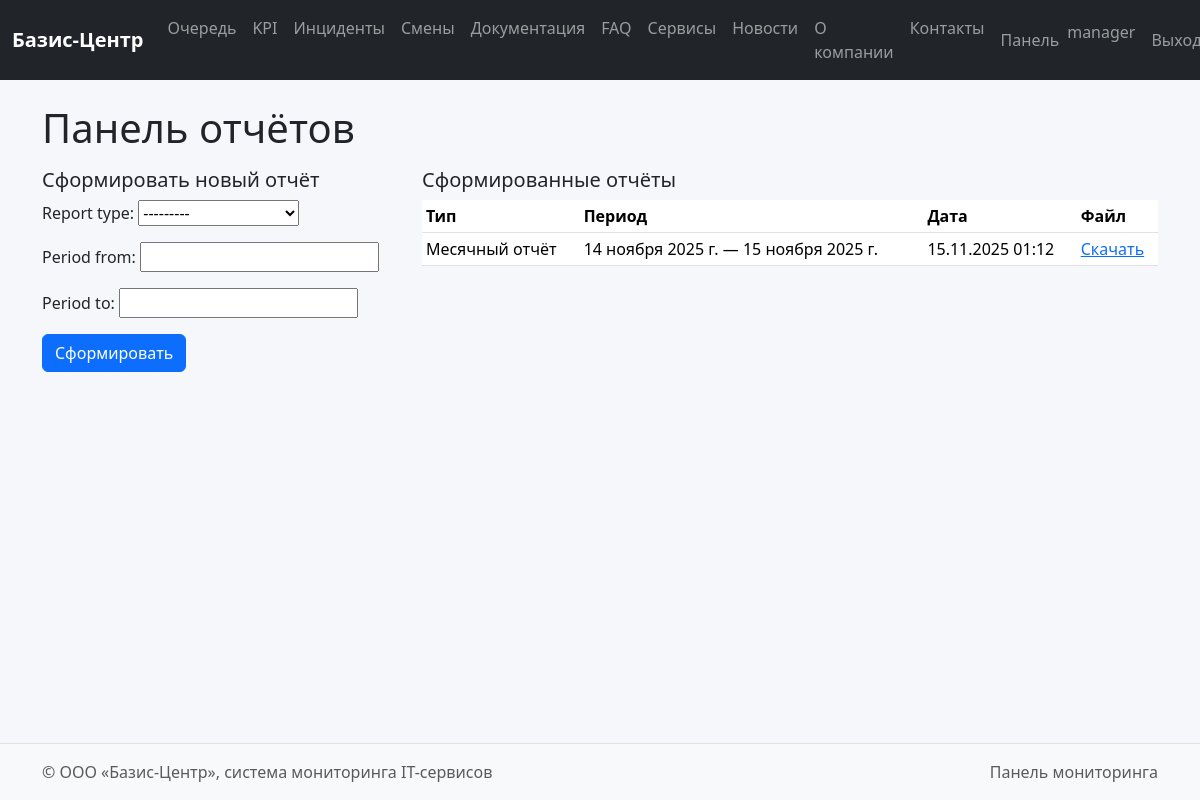
Screenshot of /dashboard/reports/ (signed in) with the database file from the repository.
### dashboard/models.py (models this page shows, shortened)
class Report(models.Model):
    REPORT_TYPES = [
        ('monthly', 'Месячный отчёт'),
        ('weekly', 'Недельный отчёт'),
        ('daily', 'Дневной отчёт'),
    ]
    report_type = models.CharField(max_length=50, choices=REPORT_TYPES)
    period_from = models.DateField()
    period_to = models.DateField()
    file = models.FileField(upload_to='reports/')
    created_at = models.DateTimeField(auto_now_add=True)
    author = models.ForeignKey(User, on_delete=models.SET_NULL, null=True)

### dashboard/views.py (the view)
# urls.py: path('reports/', views.reports_panel, name='reports_panel'),
@login_required
def reports_panel(request):
    ensure_sample_data()
    role = get_role(request.user)
    if role not in ['admin', 'manager']:
        return HttpResponseForbidden('Доступ запрещён.')
    if request.method == 'POST':
        form = ReportForm(request.POST)
        if form.is_valid():
            report = form.save(commit=False)
            report.author = request.user
            try:
                from docx import Document as DocxDocument
                doc = DocxDocument()
                doc.add_heading('Отчёт по сервисам', level=1)
                doc.add_paragraph(f"Тип: {report.get_report_type_display()}")
                doc.add_paragraph(f"Период: {report.period_from} – {report.period_to}")
                path_dir = settings.MEDIA_ROOT / 'reports'
                os.makedirs(path_dir, exist_ok=True)
                filename = f"report_{report.report_type}_{report.period_from}_{report.period_to}.docx"
                full_path = path_dir / filename
                doc.save(full_path)
                report.file.name = f"reports/{filename}"
            except Exception:
                path_dir = settings.MEDIA_ROOT / 'reports'
                os.makedirs(path_dir, exist_ok=True)
                filename = f"report_{report.report_type}_{report.period_from}_{report.period_to}.txt"
                full_path = path_dir / filename
                with open(full_path, 'w', encoding='utf8') as f:
                    f.write('Отчёт по сервисам\n')
                    f.write(f"Тип: {report.get_report_type_display()}\n")
                    f.write(f"Период: {report.period_from} – {report.period_to}\n")
                report.file.name = f"reports/{filename}"
            report.save()
            return redirect('dashboard:reports_panel')
    else:
        form = ReportForm()
    reports = Report.objects.order_by('-created_at')
    return render(request, 'dashboard/reports_panel.html', {'reports': reports, 'form': form})

### dashboard/forms.py
class ReportForm(forms.ModelForm):
    class Meta:
        model = Report
        fields = ['report_type', 'period_from', 'period_to']

### dashboard/views.py (called while the page is built, shortened)
def get_role(user):
    profile = getattr(user, 'profile', None)
    if profile:
        return profile.role
    if user.is_superuser:
        return 'admin'
    return 'client'

def ensure_sample_data():
    admin = User.objects.filter(username='admin').first()
    manager = User.objects.filter(username='manager').first()
    client = User.objects.filter(username='client').first()

### templates/dashboard/reports_panel.html (shortened to what this page needs)
{% extends 'base.html' %}
{% block content %}
<h1 class="mb-3">Панель отчётов</h1>
<div class="row">
  <div class="col-md-4">
    <h5>Сформировать новый отчёт</h5>
    <form method="post">
      {{ form.as_p }}
      <button class="btn btn-primary">Сформировать</button>
    </form>
  </div>
  <div class="col-md-8">
    <h5>Сформированные отчёты</h5>
    <table class="table table-sm">
      <thead><tr><th>Тип</th><th>Период</th><th>Дата</th><th>Файл</th></tr></thead>
      <tbody>
        {% for r in reports %}
        <tr>
          <td>{{ r.get_report_type_display }}</td>
          <td>{{ r.period_from }} — {{ r.period_to }}</td>
          <td>{{ r.created_at|date:"d.m.Y H:i" }}</td>
          <td>
            {% if r.file %}
              <a href="{% url 'dashboard:report_download' r.id %}">Скачать</a>
            {% else %}
              <span class="text-muted">Нет файла</span>
            {% endif %}
          </td>
        </tr>
        {% empty %}
        <tr><td colspan="4" class="text-center text-muted">Отчёты ещё не формировались.</td></tr>
        {% endfor %}
      </tbody>
    </table>
  </div>
</div>
{% endblock %}

### templates/base.html (shortened to what this page needs)
{% load static %}
<!doctype html>
<html lang="ru">
  <head>
    <link href="https://cdn.jsdelivr.net/npm/bootstrap@5.3.3/dist/css/bootstrap.min.css" rel="stylesheet">
    <link href="{% static 'css/style.css' %}" rel="stylesheet">
  </head>
  <body class="d-flex flex-column min-vh-100">
    <nav class="navbar navbar-expand-lg navbar-dark bg-dark mb-4">
      <div class="container-fluid">
        <a class="navbar-brand" href="{% url 'core:index' %}">Базис-Центр</a>
        <div class="collapse navbar-collapse" id="mainNav">
          <ul class="navbar-nav me-auto mb-2 mb-lg-0">
            <li class="nav-item"><a class="nav-link" href="{% url 'core:public_queue' %}">Очередь</a></li>
            <li class="nav-item"><a class="nav-link" href="{% url 'core:public_kpi' %}">KPI</a></li>
            <li class="nav-item"><a class="nav-link" href="{% url 'core:public_incidents' %}">Инциденты</a></li>
            <li class="nav-item"><a class="nav-link" href="{% url 'core:public_shifts' %}">Смены</a></li>
            <li class="nav-item"><a class="nav-link" href="{% url 'core:docs_public' %}">Документация</a></li>
            <li class="nav-item"><a class="nav-link" href="{% url 'core:faq' %}">FAQ</a></li>
            <li class="nav-item"><a class="nav-link" href="{% url 'core:services' %}">Сервисы</a></li>
            <li class="nav-item"><a class="nav-link" href="{% url 'core:news' %}">Новости</a></li>
            <li class="nav-item"><a class="nav-link" href="{% url 'core:about' %}">О компании</a></li>
            <li class="nav-item"><a class="nav-link" href="{% url 'core:contacts' %}">Контакты</a></li>
          </ul>
          <ul class="navbar-nav ms-auto">
            {% if user.is_authenticated %}
              <li class="nav-item"><a class="nav-link" href="{% url 'dashboard:home' %}">Панель</a></li>
              <li class="nav-item"><span class="navbar-text me-2">{{ user.username }}</span></li>
              <li class="nav-item"><a class="nav-link" href="{% url 'accounts:logout' %}">Выход</a></li>
            {% else %}
              <li class="nav-item"><a class="nav-link" href="{% url 'accounts:login' %}">Вход</a></li>
            {% endif %}
          </ul>
        </div>
      </div>
    </nav>
    <main class="container mb-5">
      {% block content %}{% endblock %}
    </main>
    <footer class="bg-light border-top py-3 mt-auto">
      <div class="container d-flex justify-content-between">
        <span class="text-muted">© ООО «Базис-Центр», система мониторинга IT-сервисов</span>
        <span class="text-muted">Панель мониторинга</span>
      </div>
    </footer>
  </body>
</html>

### static/css/style.css (style rules this page uses)
body { background-color:#f5f7fb; }
.navbar-brand { font-weight:600; }

### rows the page displays
Report: report_type "Месячный отчёт", period_from "14 ноября 2025 г.", period_to "15 ноября 2025 г.", created_at "15.11.2025 01:12", shows "Скачать"

### other values shown
{{ user.username }} "manager"
